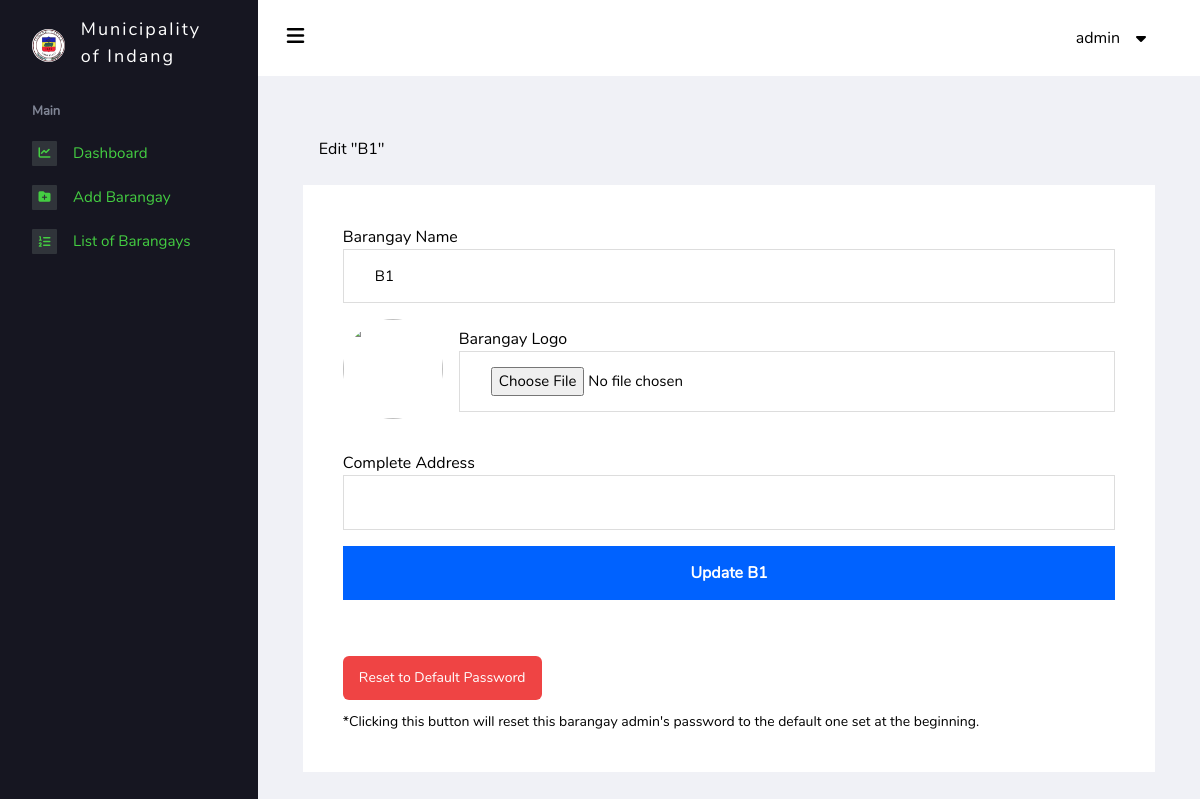
/admin/barangay-edit.php?id=1 (signed in), run on the app's committed database.
### tables this page shows
CREATE TABLE `superadmin_config` (
  `municipality_id` int(11) NOT NULL,
  `municipality_name` varchar(255) NOT NULL,
  `municipality_link` varchar(255) NOT NULL,
  `municipality_logo` varchar(255) NOT NULL
);

CREATE TABLE `super_accounts` (
  `id` int(11) NOT NULL,
  `user_id` bigint(20) NOT NULL,
  `fullname` varchar(100) NOT NULL,
  `username` varchar(100) NOT NULL,
  `password` varchar(255) NOT NULL
);

CREATE TABLE `barangay` (
  `b_id` int(11) NOT NULL,
  `b_name` varchar(50) NOT NULL,
  `b_address` varchar(100) NOT NULL,
  `b_logo` varchar(100) NOT NULL,
  `b_link` varchar(100) NOT NULL,
  `is_active` tinyint(1) NOT NULL
);

### admin/includes/login-system.inc.php (called while the page is built, shortened)
<?php
function checkLogin($pdo)
{
    if (isset($_SESSION['user_id'])) {
        $id = $_SESSION['user_id'];
        $result = $pdo->query("SELECT * FROM super_accounts WHERE user_id = '$id' LIMIT 1");
        $result->execute();
        $numRows = $result->rowCount();
        if ($result && $numRows > 0) {
            $user_data = $result->fetch();
            return $user_data;
        }
    }
    die;
}

### admin/includes/session.inc.php (called while the page is built, shortened)
<?php
include 'includes/dbh.inc.php';
include 'includes/login-system.inc.php';
$user_data = checkLogin($pdo);

### admin/barangay-edit.php (the view, shortened to what this page needs)
<?php
include 'includes/session.inc.php';
$id = $_GET['id'];
$barangay = $pdo->query("SELECT * FROM barangay WHERE b_id='$id'")->fetch();
$barangayName = ucwords($barangay['b_name']);
?>
<!DOCTYPE html>
<html lang="en">
<head>
    <link rel="stylesheet" href="https://cdnjs.cloudflare.com/ajax/libs/font-awesome/6.2.0/css/all.min.css" />
    <link rel="stylesheet" href="./assets/css/main.css" />
    <script src="https://cdn.tailwindcss.com"></script>
</head>
<body>
    <?php
    include './partials/nav_sidebar.php';
    ?>
    <main class="main-content">
        <?php
        include './partials/nav_header.php';
        ?>
        <div class="wrapper">
            <div class="page-header">
                <h3 class="page-title">Edit "<?php echo $barangayName ?>"</h3>
            </div>
            <div class="page-body">
                <form action="includes/update-brgy.inc.php" method="POST" class="add-brgy__form" enctype="multipart/form-data">
                    <div>
                        <label for="">Barangay Name</label>
                        <input type="text" name="brgy-name" value="<?php echo $barangayName ?>">
                    </div>
                    <div class="barangay-logo">
                        <div>
                            <img src="./assets/images/uploads/barangay-logos/<?php echo $barangay['b_logo'] ?>" alt="" id="logo-img">
                        </div>
                        <div style="width: 100%;">
                            <label for="">Barangay Logo</label>
                            <input type="file" name="image" id="image-input" accept="image/jpeg, image/png">
                        </div>
                    </div>
                    <div id="address-container">
                        <label for="">Complete Address</label>
                        <div>
                            <input style="width: 100%;" type="text" name="brgy-address" value="<?php echo $barangay['b_address'] ?>">
                        </div>
                    </div>
                    <button type="submit" name="submit" onclick="return confirm('Are you sure you want to update this barangay?')">Update <?php echo $barangayName ?></button>
                </form>
                <form action="includes/reset-password.inc.php" method="post">
                    <button type="submit" name="reset-password" class="bg-red-500 hover:bg-red-600 text-sm text-white py-3 px-4 mt-10 rounded-md" onclick="return confirm('Are you sure you want to reset the password of this barangay?');">Reset to Default Password</button>
                    <h1 class="mt-3 text-sm">
                        *Clicking this button will reset this barangay admin's password to the default one set at the beginning.</h1>
                </form>
            </div>
    </main>
</body>
</html>

### admin/partials/nav_sidebar.php
<nav class="sidebar">
    <div class="sidebar__logo">
        <?php $municipality = $pdo->query("SELECT * FROM superadmin_config")->fetch(); ?>
        <div class="logo-img">
            <img src="./assets/images/<?php echo $municipality['municipality_logo'] ?>" alt="Logo of Indang" width="50px" />
        </div>
        <h1 class="barangay-name">Municipality of <?php echo $municipality['municipality_name'] ?></h1>
    </div>
    <ul class="sidebar__links">
        <li>
            <p>Main</p>
        </li>
        <li>
            <a href="index.php">
                <span class="sidebar__links-icon"><i class="fa-sharp fa-solid fa-chart-line"></i></span>
                <span class="sidebar__links-text">Dashboard</span>
            </a>
        </li>
        <li>
            <a href="barangay-add.php">
                <span class="sidebar__links-icon"><i class="fa-solid fa-folder-plus"></i></span>
                <span class="sidebar__links-text">Add Barangay</span>
            </a>
        </li>
        <li>
            <a href="barangay.php">
                <span class="sidebar__links-icon"><i class="fa-solid fa-list-ol"></i></span>
                <span class="sidebar__links-text">List of Barangays</span>
            </a>
        </li>
    </ul>
</nav>

### admin/partials/nav_header.php (shortened to what this page needs)
<header>
    <div class="burger-menu">
        <i class="fa-solid fa-bars"></i>
    </div>
    <div class="admin">
        <div class="admin__name"><?php echo $user_data['fullname']; ?>
        </div>
    </div>
</header>

### admin/assets/css/_root.css (style rules this page uses)
:root { --primary-clr: #001754; --secondary-clr: #818696; --white: #fff; --black: #000; --blue: #0062FF; --lightblue: #91bbff; --green-dark: #03A10A; --green-light: #44CE42; --background-clr: #f0f1f6; --background-sidebar: #161621; --fw-n: 300; --fw-m: 600; --fw-l: 800; --fs-2: 5rem; --fs-3: 2rem; --fs-p: 1rem; }
* { margin: 0; padding: 0; box-sizing: border-box; font-family: "nunito-regular", sans-serif; }
li, a { list-style-type: none; text-decoration: none; }
input, select { transition: border 200ms ease-in-out; }
.wrapper { width: 100%; padding: 2.8rem 2.8rem 0 2.8rem; }

### admin/assets/css/_header.css (style rules this page uses)
.main-content { margin-left: 258px; background-color: var(--background-clr); padding-bottom: 5%; min-height: 100vh; }
header { background-color: var(--white); height: calc(60px + 1rem); display: flex; justify-content: space-between; align-items: center; padding: 0 5rem 0 1.8rem; }
.burger-menu i { font-size: 20px; }
.admin__name { position: relative; cursor: pointer; }
.admin__name::after { position: absolute; content: "\f0d7"; padding-left: 1rem; top: 50%; transform: translateY(-50%); font-family: "Font Awesome 5 Free"; font-weight: 900; }

### admin/assets/css/_add-brgy.css (style rules this page uses)
.add-brgy__form div { margin-bottom: 1rem; }
.add-brgy__form input { padding: 0.94rem 1.94rem; width: 100%; border: 1px solid #ddd; }
.add-brgy__form input::placeholder, .add-brgy__form input { font-size: .9375rem; color: var(--black); }
.add-brgy__form button { cursor: pointer; width: 100%; background: var(--blue); border: none; padding: 0.94rem 1.94rem; color: var(--white); font-weight: var(--fw-m); margin-bottom: 1rem; }
#address-container div { display: flex; align-items: center; justify-content: space-between; }
#address-container input { width: 80%; }
.page-body { position: relative; }

### admin/assets/css/_resident-profiling.css (style rules this page uses)
.page-header { margin: 1rem 1rem 1.5rem 1rem; }
.page-body { padding: 2.5rem; background: var(--white); }

### admin/assets/css/_sidebar.css (style rules this page uses)
nav { background-color: var(--background-sidebar); display: flex; flex-direction: column; align-items: center; height: 100vh; width: 258px; padding: .5rem 0; position: fixed; top: 0; left: 0; transition: all 400ms ease; overflow: hidden; z-index: 9999; font-family: 'nunito-medium', sans-serif; }
.sidebar__logo { min-height: 60px; display: flex; align-items: center; gap: 1rem; padding: .5rem 2rem 0 2rem; }
.sidebar__logo .logo-img { padding-top: 5px; }
.barangay-name { color: var(--white); font-size: 18px; letter-spacing: 2px; }
.sidebar__logo img { border-radius: 50%; }
.sidebar__links { padding: 2rem 0 0 2rem; display: flex; flex-direction: column; gap: 1.2rem; width: 100%; z-index: 1000; }
.sidebar__links li:nth-child(1) { color: var(--secondary-clr); font-size: 0.8125rem; font-weight: var(--fw-l); }
.sidebar__links li a { display: flex; width: 100%; gap: 1rem; align-items: center; background-color: var(--background-sidebar); color: var(--green-light); transition: color 200ms ease-in; font-size: .95rem; }
.sidebar__links-icon { background-color: #30343a; border-radius: 1px; font-size: 12px; width: 25px; height: 25px; display: flex; align-items: center; justify-content: center; }
.sidebar__links-icon { color: var(--green-light); }
.burger-menu, .burger-menu2 { cursor: pointer; z-index: 1; }
.main-content { transition: margin-left 400ms ease; }

### admin/barangay-edit.php (style rules this page uses)
.barangay-logo { display: flex; align-items: center; gap: 1rem; }
.barangay-logo img { border-radius: 50%; width: 100px; height: 100px; }

### data on the page
superadmin_config: municipality_logo (picture), municipality_name "Indang"
super_accounts: fullname "admin"
barangay: b_name "B1", brgy-name "B1"
